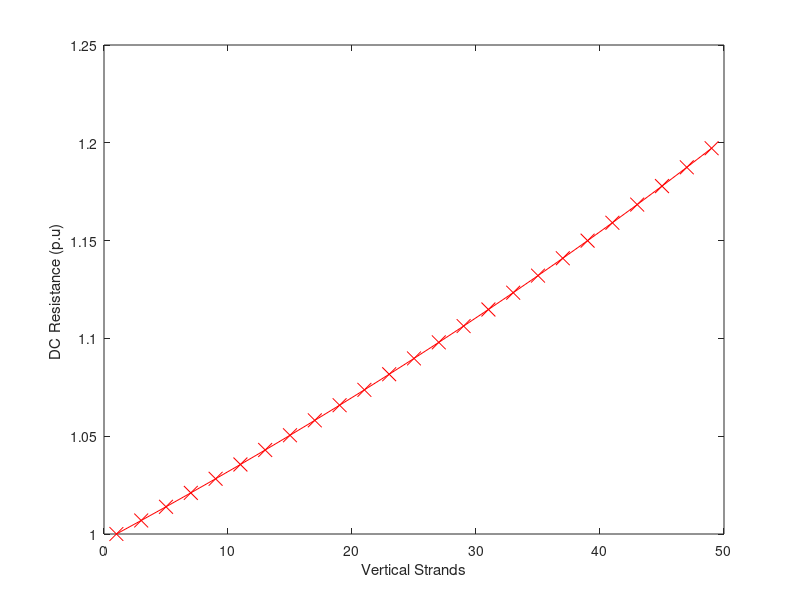

MATLAB code to generate this figure: (Note: this script raises an error after producing the figure.)
length=0.9;
total_height=61.4e-3; % slot copper height for single copper
insulation=0.21e-3;
total_width=16e-3;
ro=2.0968e-8;
numberOfhorizontalStrand=2;

numberOfverticalStrand_X=[];
height_strand_X=[];
DC_resistance_X=[];

for numberOfverticalStrand=1:2:50
    
width_strand=7.69e-3;
height_strand=(total_height/numberOfverticalStrand)-insulation;

numberOfverticalStrand_X=[numberOfverticalStrand_X numberOfverticalStrand];
height_strand_X=[height_strand_X height_strand];

DC_resistance=ro*length*2/((width_strand*height_strand));
DC_resistance=DC_resistance/(numberOfverticalStrand*numberOfhorizontalStrand);

DC_resistance_X=[DC_resistance_X DC_resistance];






end
%%
figure();
plot(numberOfverticalStrand_X,DC_resistance_X/DC_resistance_X(1),'LineStyle',"-",'Color','r','Marker','x','MarkerSize',10,'MarkerFaceColor','r');

xlabel('Vertical Strands')
ylabel('DC Resistance (p.u) ')
ax = gca; % current axes
ax.FontSize = 15;
ax.FontName= 'Times New Roman';
%yticks(0:0.2:1)
xlim([1 numberOfverticalStrand])
xticks(1:5:numberOfverticalStrand)
% ylim([0 1])
grid on;
% grid minor;
